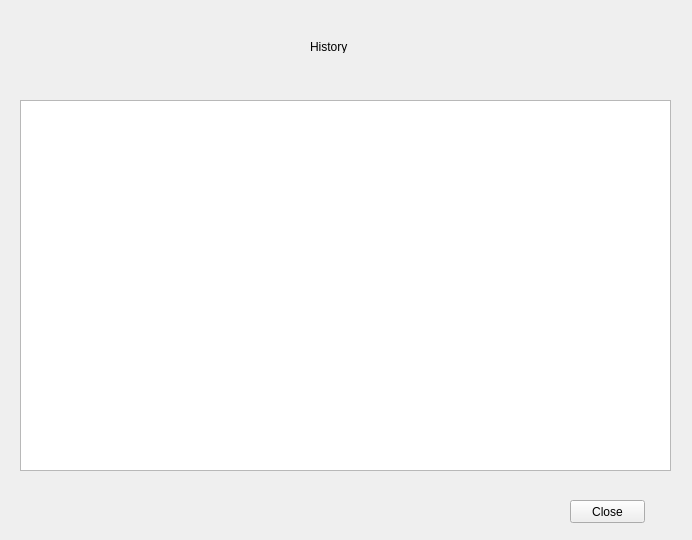
<?xml version="1.0" encoding="UTF-8"?>
<ui version="4.0">
 <class>Form</class>
 <widget class="QWidget" name="Form">
  <property name="geometry">
   <rect>
    <x>0</x>
    <y>0</y>
    <width>692</width>
    <height>540</height>
   </rect>
  </property>
  <property name="windowTitle">
   <string>Form</string>
  </property>
  <widget class="QPushButton" name="pushButton">
   <property name="geometry">
    <rect>
     <x>570</x>
     <y>500</y>
     <width>75</width>
     <height>23</height>
    </rect>
   </property>
   <property name="text">
    <string>Close</string>
   </property>
  </widget>
  <widget class="QTableWidget" name="tableWidget">
   <property name="geometry">
    <rect>
     <x>20</x>
     <y>100</y>
     <width>651</width>
     <height>371</height>
    </rect>
   </property>
  </widget>
  <widget class="QLabel" name="label">
   <property name="geometry">
    <rect>
     <x>310</x>
     <y>40</y>
     <width>47</width>
     <height>13</height>
    </rect>
   </property>
   <property name="text">
    <string>History</string>
   </property>
  </widget>
 </widget>
 <resources/>
 <connections/>
</ui>
